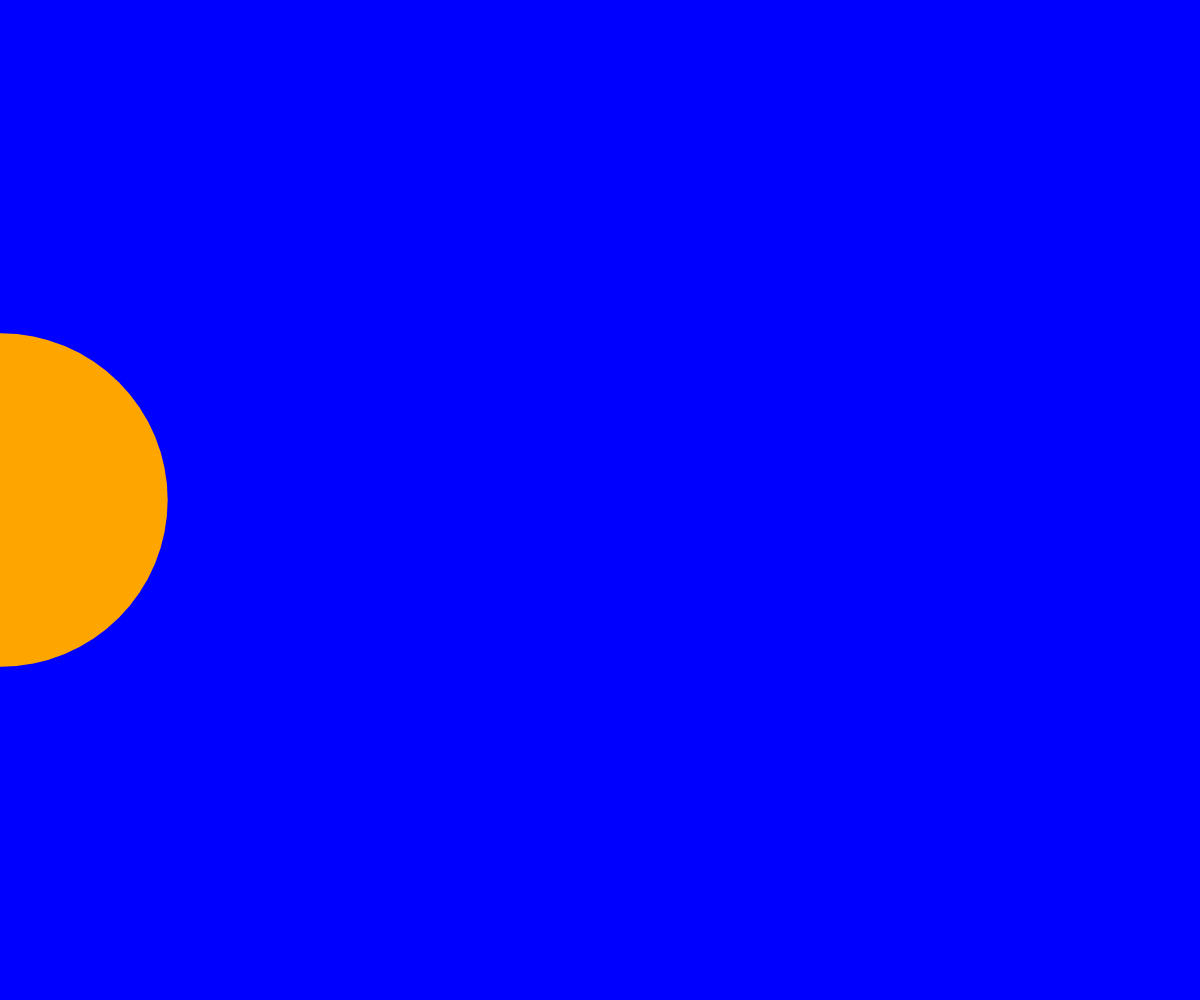
Frame 1 (no input)
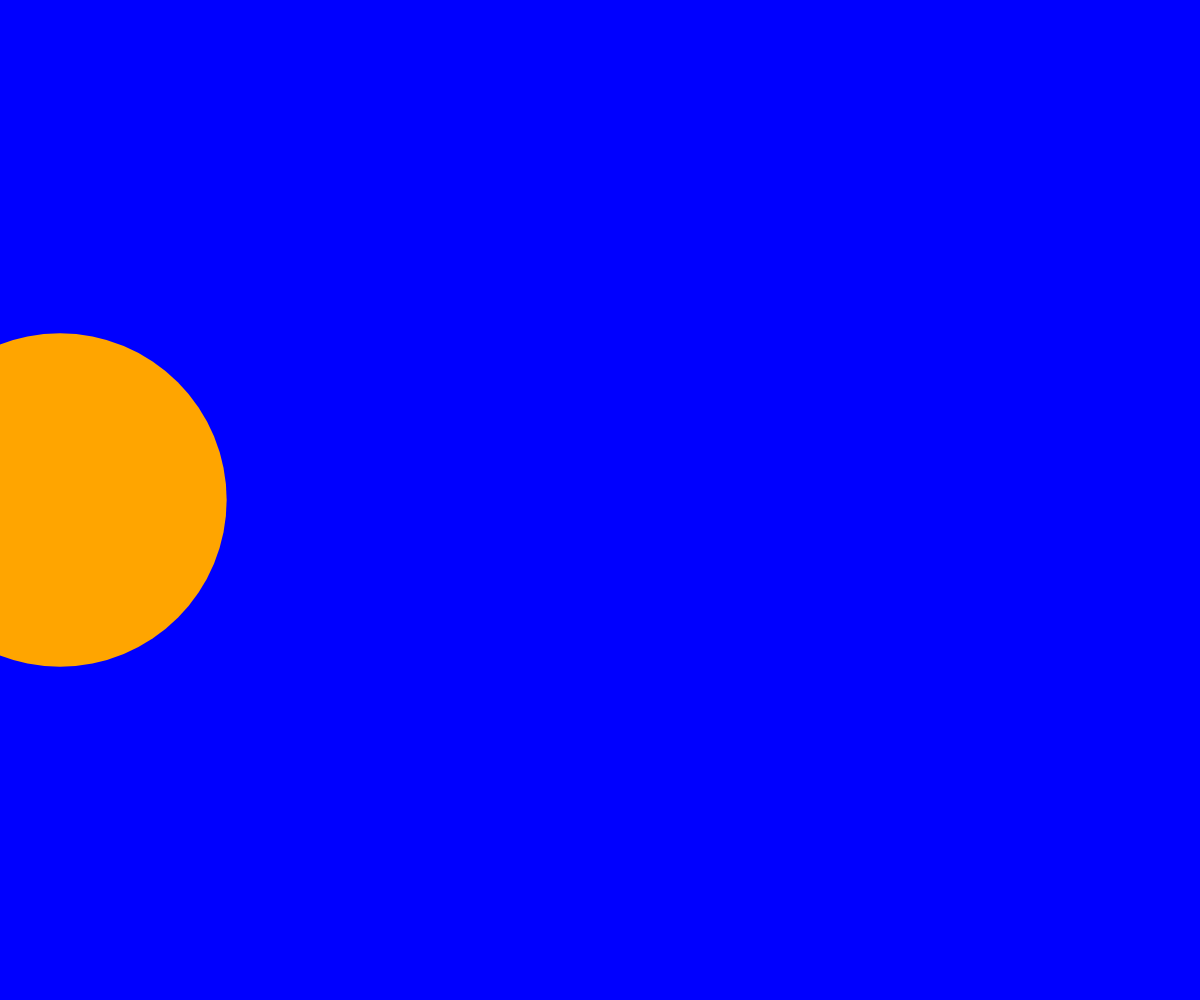
Frame 60 (no input)
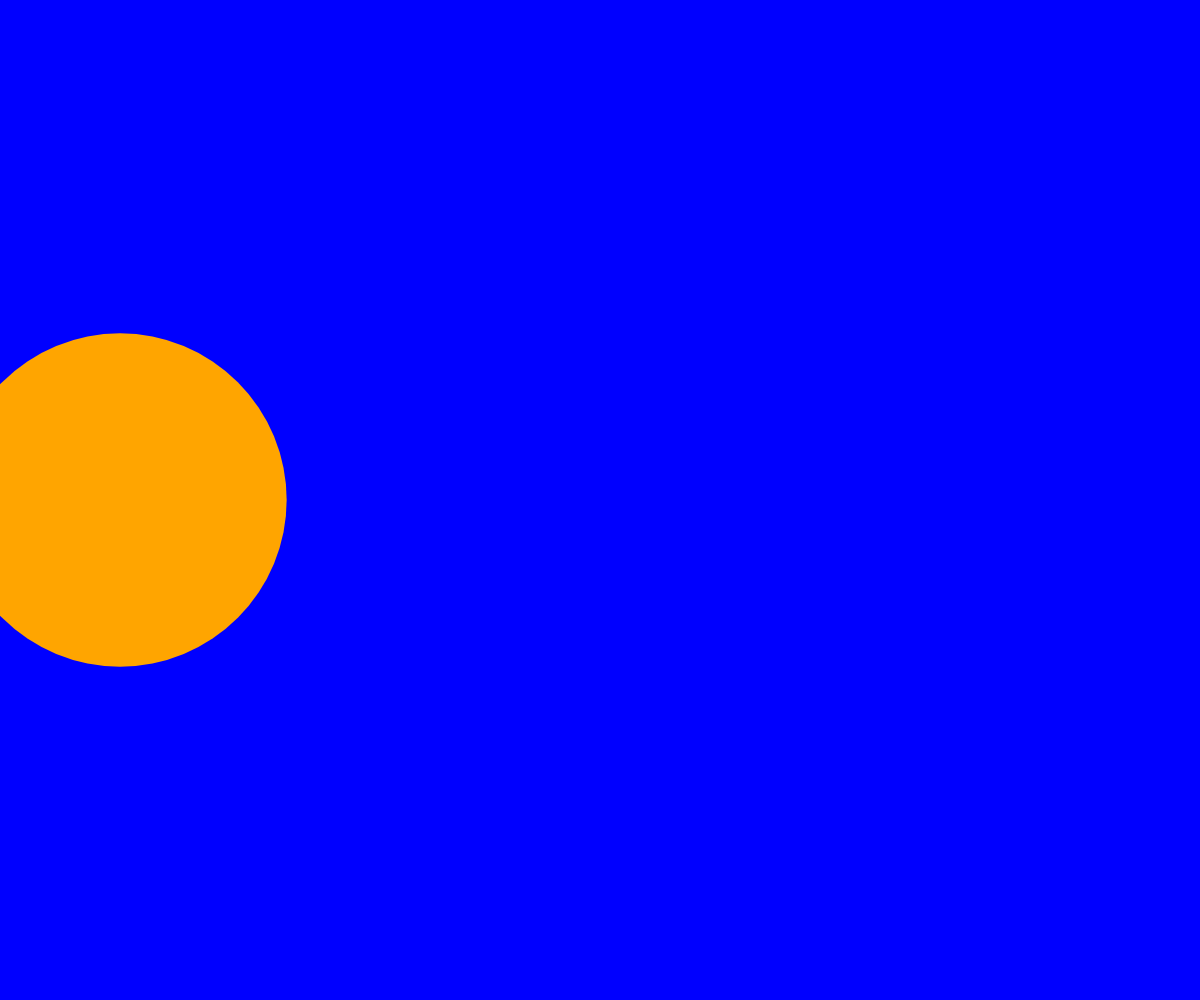
Frame 120 (the mouse pressed at the canvas centre since frame 60)

The p5.js sketch that drew these frames (run headless with seeded random() and noise() and a simulated clock; from frame 60 on, the mouse is pressed at the canvas centre):

// p5.js sketch
// ── sketch.js
let cirX = 0;

function setup() {
createCanvas(windowWidth, windowHeight);
frameRate(30);
//use complementary color background
background('orange');
}

function draw() {
if(0<frameCount && frameCount<60*10){
background('blue');
  cirX = cirX += 1;
// Move shape horizontally
  if (cirX >= width) {
   // If you go off screen right side
    cirX = 0;
  }
  fill('orange');
  noStroke();
  //centered circle. Use radius 1/3 of canvas height
  circle(cirX, height/2, height/3
);
}
//use draw function for solid circle in center
if(600<frameCount && frameCount<600+120){
   drawCc();
}
//use draw function for solid circle in center with "n"
//number of circle outlines
if(600+120<frameCount && frameCount<600+240){
   n=6;
   drawManyc();
}
if(600+240<frameCount && frameCount<600+360){
   n=4;
   drawManyc();
}
//use draw function for square that's 1/3 of canvas height,
//with rounded corners
if(600+360<frameCount && frameCount<600+480){
drawRndsqr();
}
//Continue to use draw function with different "n" values to
//transition images
if(600+480<frameCount && frameCount<600+600){
   drawCc();
}
if(600+600<frameCount && frameCount<600+720){
   n=8;
   drawManyc();
}
//Use random number of outlines to create strobe effect
//while this "if" runs
if(600+720<frameCount && frameCount<600+840){
   n=random(1, 8);
   drawManyc();
}
if(600+840<frameCount && frameCount<600+960){
   drawCc();
}
if(600+960<frameCount && frameCount<600+1080){
   drawRndsqr();
}
//Draw opposite shape (square) with side of canvas height/3
//Had to figure out upper left corner coordinates for square
if(600+1080<frameCount && frameCount<600+1200){
    background('blue');
    fill('orange');
    square(width/2-height/6, height/2-height/6, height/3);
}
//Draw parallel horizontal lines
if(600+1200<frameCount && frameCount<600+1320){
background('blue');
stroke('orange');
strokeWeight(10);
for(var j=0; j<height; j+=20){
line(0, j, width, j);
}
}
//Add rounded corner square to previous image
if(600+1320<frameCount && frameCount<600+1440){
for(var j=0; j<height; j+=20){
line(0, j, width, j);
fill('orange');
square(width/2-height/6, height/2-height/6, height/3, 30);
}}
//draw circle with straight horizontal line thru it
if(600+1440<frameCount && frameCount<600+1560){
drawCc();
for(var j=0; j<height; j+=20){
line(0, j, width, j);
}}
//use draw functions to change images
if(600+1560<frameCount && frameCount<600+1680){
drawCc();
}
if(600+1680<frameCount && frameCount<600+1800){
 n=random(1, 8);
 drawManyc();
}
if(600+1800<frameCount && frameCount<600+1920){
  drawCc();
  line(0, height/2, width, height/2);
}
if(600+1920<frameCount && frameCount<600+2040){
  drawCc();
//reset to re-run
if(frameCount=2045){
frameCount=0;
}}}
//draws solid circle, centered, with diameter 1/3 canvas height
function drawCc(){
background('blue');
  fill('orange');
  circle(width/2, height/2, height/3);
}
//play around with equation until get desired result
function drawManyc(){
for (var i=0; i<n; i++){
  fill('blue');
  stroke('orange');
  strokeWeight(n+2);
  circle(width/2, height/2, 300/i+height/6);
  fill('orange');
  circle(width/2, height/2, height/6);
}}
//draws centered solid square with rounded corners
function drawRndsqr(){
  background('blue');
  fill('blue');
  stroke('orange');
  strokeWeight(10);
  square(width/2-height/6, height/2-height/6, height/3, 30);
}
